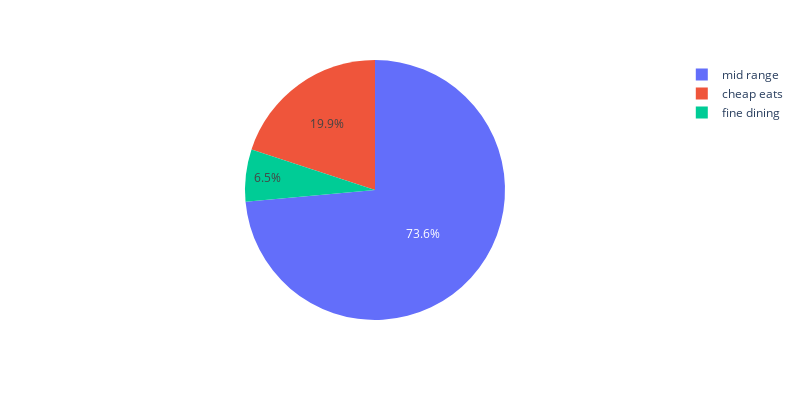

The notebook cell saved with this chart:
### Markdown cell above
#### 1.2 Proportions of Price Category excluding Nulls in dataset

### Code cell
price_category_count_dropna = df_rating['price_category'].value_counts()
price_category_fig = px.pie(price_category_count_dropna, names=price_category_count_dropna.index, values='price_category', width=800, height=400)
price_category_fig.show()

### Figure 1 — Plotly figure (JSON) as saved in the notebook; plotly's stock layout.template omitted (floating-point values rounded to 4 significant figures)
{"data": [{"domain": {"x": [0, 1], "y": [0, 1]}, "hovertemplate": "index=%{label}<br>price_category=%{value}<extra></extra>", "labels": ["mid range", "cheap eats", "fine dining"], "legendgroup": "", "name": "", "showlegend": true, "type": "pie", "values": [3768, 1022, 333]}], "layout": {"height": 400, "legend": {"tracegroupgap": 0}, "margin": {"t": 60}, "width": 800}}
